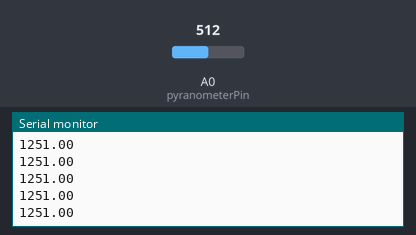
Bench run of a sketch on a simulated Arduino Uno, built with avr-gcc and run on an emulated ATmega328P. On the bench: the last lines printed to the serial monitor. The test bench sets the inputs (shaded band); at power-on: A0 (pyranometerPin) = 512.

Above: at 1.2 s.
1.3 s: A0 (pyranometerPin) set to 716
At 1.31 s:
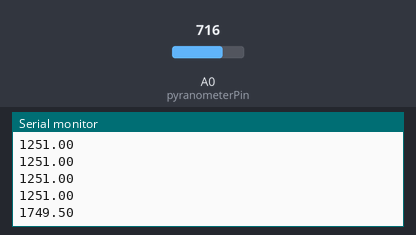
2.8 s: A0 (pyranometerPin) set to 900
At 2.82 s:
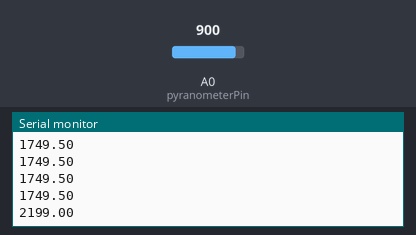
Timing chart, 0 to 5.8 s (numbered marks = the images above; inputs shaded):
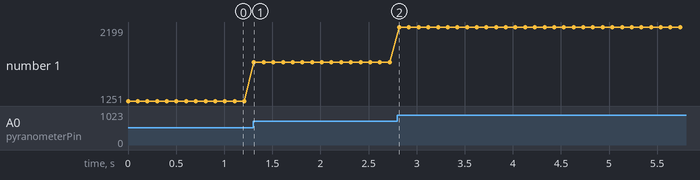

The sketch:

pyranometer.ino
```cpp
/*
 Pyranometer sensor : SP-212 from Apogee Instruments
 */

int pyranometerPin = A0;
int pyranometerValue = 0;
const float CALIBRATION_FACTOR = 0.5;

void setup() {
  Serial.begin(9600);
}

void loop() {
  // read the value from the sensor:
  pyranometerValue = analogRead( pyranometerPin );
  pyranometerValue = map( pyranometerValue, 0, 1023, 0, 5000 );  // convert to get result in ms
  Serial.println( (float)pyranometerValue * CALIBRATION_FACTOR ); // 0.5 W m⁻² per mV, see https://www.apogeeinstruments.com/content/SP-100-200-spec-sheet.pdf
  delay( 100 ); // 10Hz
}
```

Measured:
- after the input at 1.3 s, the serial monitor: prints a new line at once (image 1)
- after the input at 2.8 s, the serial monitor: prints a new line at once (image 2)
- plotted number 1: 1251 → 1749.5 after the input at 1.3 s, 1749.5 → 2199 after the input at 2.8 s
